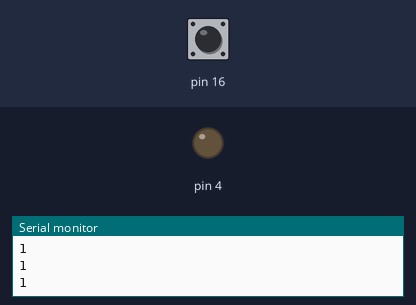
Recording of a sketch running on a simulated Arduino Uno, built with avr-gcc and run on an emulated ATmega328P. Parts: output pins drawn as LEDs (lit = HIGH), the last lines printed to the serial monitor. The test bench sets the inputs (shaded band); at power-on: pin 16 HIGH.

Above: at 1.8 s.
1.9 s: pin 16 pulled LOW for 0.6 s
At 2.4 s:
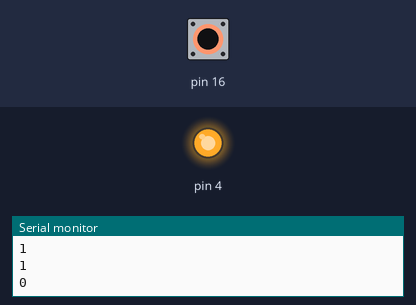
4.0 s: pin 16 pulled LOW for 3.2 s
At 8.5 s:
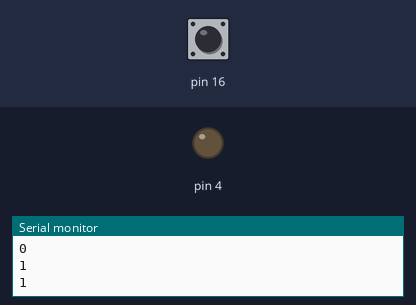
Timing chart, 0 to 10.0 s (numbered marks = the images above; inputs shaded):
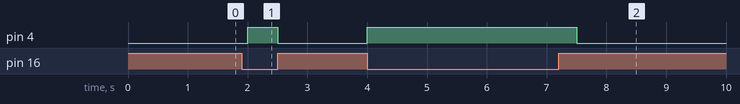

Measured:
- after the input at 1.9 s, pin 4: LOW → HIGH after 0.10 s, → LOW 0.50 s later
- after the input at 4.0 s, pin 4: LOW → HIGH at once, → LOW 3.5 s later

The sketch:

sketch_oct1b.ino
```cpp
void setup() {
  // put your setup code here, to run once:
  Serial.begin(9600);
  pinMode(16,INPUT_PULLUP);
  //PULLUP（上拉）是指在Arduino中使用內部上拉電阻的一種輸入模式
  pinMode(4,OUTPUT);
  digitalWrite(4,LOW);

}

void loop() {
  // put your main code here, to run repeatedly:
bool p16 = digitalRead(16);
//bool p16 = digitalRead(16); 讀取腳位16的當前狀態。
Serial.println(p16);
if(p16 == 0){
digitalWrite(4,HIGH);
}
else{
digitalWrite(4,LOW);
}
delay(500);
}
```
